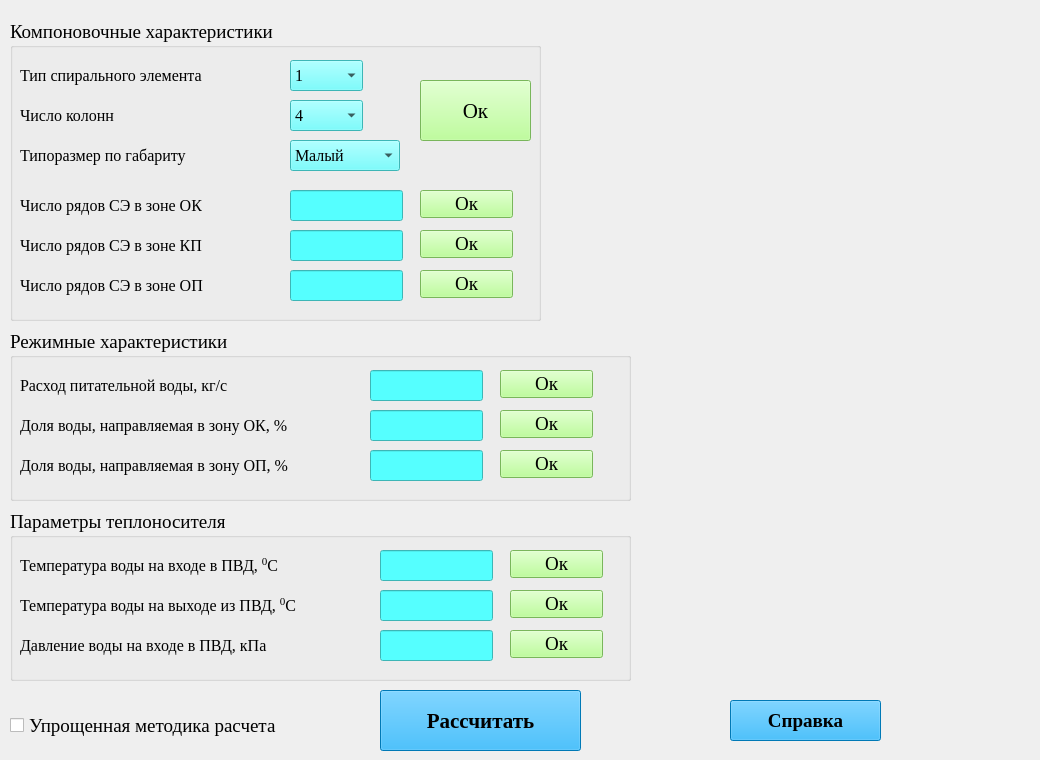
    <widget class="QWidget" name="tab">
     <attribute name="title">
      <string>Исходные данные</string>
     </attribute>
     <widget class="QGroupBox" name="groupBox">
      <property name="geometry">
       <rect>
        <x>10</x>
        <y>20</y>
        <width>531</width>
        <height>301</height>
       </rect>
      </property>
      <property name="font">
       <font>
        <family>Times New Roman</family>
        <pointsize>14</pointsize>
       </font>
      </property>
      <property name="title">
       <string>Компоновочные характеристики</string>
      </property>
      <widget class="QLabel" name="label">
       <property name="geometry">
        <rect>
         <x>10</x>
         <y>40</y>
         <width>261</width>
         <height>31</height>
        </rect>
       </property>
       <property name="font">
        <font>
         <family>Times New Roman</family>
         <pointsize>12</pointsize>
        </font>
       </property>
       <property name="text">
        <string>Тип спирального элемента</string>
       </property>
      </widget>
      <widget class="QLabel" name="label_2">
       <property name="geometry">
        <rect>
         <x>10</x>
         <y>80</y>
         <width>261</width>
         <height>31</height>
        </rect>
       </property>
       <property name="font">
        <font>
         <family>Times New Roman</family>
         <pointsize>12</pointsize>
        </font>
       </property>
       <property name="text">
        <string>Число колонн</string>
       </property>
      </widget>
      <widget class="QLabel" name="label_3">
       <property name="geometry">
        <rect>
         <x>10</x>
         <y>120</y>
         <width>261</width>
         <height>31</height>
        </rect>
       </property>
       <property name="font">
        <font>
         <family>Times New Roman</family>
         <pointsize>12</pointsize>
        </font>
       </property>
       <property name="text">
        <string>Типоразмер по габариту</string>
       </property>
      </widget>
      <widget class="QComboBox" name="comboBox">
       <property name="geometry">
        <rect>
         <x>280</x>
         <y>40</y>
         <width>73</width>
         <height>31</height>
        </rect>
       </property>
       <property name="font">
        <font>
         <family>Times New Roman</family>
         <pointsize>12</pointsize>
        </font>
       </property>
       <property name="styleSheet">
        <string notr="true">background-color: rgb(85, 255, 255);
alternate-background-color: rgb(232, 232, 232);</string>
       </property>
       <item>
        <property name="text">
         <string>1</string>
        </property>
       </item>
       <item>
        <property name="text">
         <string>2</string>
        </property>
       </item>
       <item>
        <property name="text">
         <string>3</string>
        </property>
       </item>
       <item>
        <property name="text">
         <string>4</string>
        </property>
       </item>
       <item>
        <property name="text">
         <string>5</string>
        </property>
       </item>
      </widget>
      <widget class="QComboBox" name="comboBox_2">
       <property name="geometry">
        <rect>
         <x>280</x>
         <y>80</y>
         <width>73</width>
         <height>31</height>
        </rect>
       </property>
       <property name="font">
        <font>
         <family>Times New Roman</family>
         <pointsize>12</pointsize>
        </font>
       </property>
       <property name="styleSheet">
        <string notr="true">background-color: rgb(85, 255, 255);
alternate-background-color: rgb(232, 232, 232);</string>
       </property>
       <item>
        <property name="text">
         <string>4</string>
        </property>
       </item>
       <item>
        <property name="text">
         <string>6</string>
        </property>
       </item>
      </widget>
      <widget class="QComboBox" name="comboBox_3">
       <property name="geometry">
        <rect>
         <x>280</x>
         <y>120</y>
         <width>110</width>
         <height>31</height>
        </rect>
       </property>
       <property name="font">
        <font>
         <family>Times New Roman</family>
         <pointsize>12</pointsize>
        </font>
       </property>
       <property name="styleSheet">
        <string notr="true">background-color: rgb(85, 255, 255);
alternate-background-color: rgb(232, 232, 232);</string>
       </property>
       <item>
        <property name="text">
         <string>Малый</string>
        </property>
       </item>
       <item>
        <property name="text">
         <string>Средний</string>
        </property>
       </item>
       <item>
        <property name="text">
         <string>Крупный</string>
        </property>
       </item>
      </widget>
      <widget class="QLabel" name="label_4">
       <property name="geometry">
        <rect>
         <x>10</x>
         <y>170</y>
         <width>261</width>
         <height>31</height>
        </rect>
       </property>
       <property name="font">
        <font>
         <family>Times New Roman</family>
         <pointsize>12</pointsize>
        </font>
       </property>
       <property name="text">
        <string>Число рядов СЭ в зоне ОК</string>
       </property>
      </widget>
      <widget class="QLabel" name="label_5">
       <property name="geometry">
        <rect>
         <x>10</x>
         <y>210</y>
         <width>261</width>
         <height>31</height>
        </rect>
       </property>
       <property name="font">
        <font>
         <family>Times New Roman</family>
         <pointsize>12</pointsize>
        </font>
       </property>
       <property name="text">
        <string>Число рядов СЭ в зоне КП</string>
       </property>
      </widget>
      <widget class="QLabel" name="label_6">
       <property name="geometry">
        <rect>
         <x>10</x>
         <y>250</y>
         <width>261</width>
         <height>31</height>
        </rect>
       </property>
       <property name="font">
        <font>
         <family>Times New Roman</family>
         <pointsize>12</pointsize>
        </font>
       </property>
       <property name="text">
        <string>Число рядов СЭ в зоне ОП</string>
       </property>
      </widget>
      <widget class="QLineEdit" name="lineEdit_18">
       <property name="geometry">
        <rect>
         <x>280</x>
         <y>250</y>
         <width>113</width>
         <height>31</height>
        </rect>
       </property>
       <property name="font">
        <font>
         <family>Times New Roman</family>
         <pointsize>12</pointsize>
        </font>
       </property>
       <property name="styleSheet">
        <string notr="true">background-color: rgb(85, 255, 255);
alternate-background-color: rgb(232, 232, 232);</string>
       </property>
      </widget>
      <widget class="QLineEdit" name="lineEdit_19">
       <property name="geometry">
        <rect>
         <x>280</x>
         <y>210</y>
         <width>113</width>
         <height>31</height>
        </rect>
       </property>
       <property name="font">
        <font>
         <family>Times New Roman</family>
         <pointsize>12</pointsize>
        </font>
       </property>
       <property name="styleSheet">
        <string notr="true">background-color: rgb(85, 255, 255);
alternate-background-color: rgb(232, 232, 232);</string>
       </property>
      </widget>
      <widget class="QLineEdit" name="lineEdit_20">
       <property name="geometry">
        <rect>
         <x>280</x>
         <y>170</y>
         <width>113</width>
         <height>31</height>
        </rect>
       </property>
       <property name="font">
        <font>
         <family>Times New Roman</family>
         <pointsize>12</pointsize>
        </font>
       </property>
       <property name="styleSheet">
        <string notr="true">background-color: rgb(85, 255, 255);
alternate-background-color: rgb(232, 232, 232);</string>
       </property>
      </widget>
      <widget class="QPushButton" name="pushButton_12">
       <property name="geometry">
        <rect>
         <x>410</x>
         <y>60</y>
         <width>111</width>
         <height>61</height>
        </rect>
       </property>
       <property name="font">
        <font>
         <family>Times New Roman</family>
         <pointsize>16</pointsize>
        </font>
       </property>
       <property name="styleSheet">
        <string notr="true">background-color: rgb(170, 255, 127);</string>
       </property>
       <property name="text">
        <string>Ок</string>
       </property>
      </widget>
      <widget class="QPushButton" name="pushButton_14">
       <property name="geometry">
        <rect>
         <x>410</x>
         <y>170</y>
         <width>93</width>
         <height>28</height>
        </rect>
       </property>
       <property name="font">
        <font>
         <family>Times New Roman</family>
         <pointsize>14</pointsize>
        </font>
       </property>
       <property name="styleSheet">
        <string notr="true">background-color: rgb(170, 255, 127);</string>
       </property>
       <property name="text">
        <string>Ок</string>
       </property>
      </widget>
      <widget class="QPushButton" name="pushButton_15">
       <property name="geometry">
        <rect>
         <x>410</x>
         <y>210</y>
         <width>93</width>
         <height>28</height>
        </rect>
       </property>
       <property name="font">
        <font>
         <family>Times New Roman</family>
         <pointsize>14</pointsize>
        </font>
       </property>
       <property name="styleSheet">
        <string notr="true">background-color: rgb(170, 255, 127);</string>
       </property>
       <property name="text">
        <string>Ок</string>
       </property>
      </widget>
      <widget class="QPushButton" name="pushButton_16">
       <property name="geometry">
        <rect>
         <x>410</x>
         <y>250</y>
         <width>93</width>
         <height>28</height>
        </rect>
       </property>
       <property name="font">
        <font>
         <family>Times New Roman</family>
         <pointsize>14</pointsize>
        </font>
       </property>
       <property name="styleSheet">
        <string notr="true">background-color: rgb(170, 255, 127);</string>
       </property>
       <property name="text">
        <string>Ок</string>
       </property>
      </widget>
     </widget>
     <widget class="QGroupBox" name="groupBox_2">
      <property name="geometry">
       <rect>
        <x>10</x>
        <y>330</y>
        <width>621</width>
        <height>171</height>
       </rect>
      </property>
      <property name="font">
       <font>
        <family>Times New Roman</family>
        <pointsize>14</pointsize>
       </font>
      </property>
      <property name="title">
       <string>Режимные характеристики</string>
      </property>
      <widget class="QLabel" name="label_10">
       <property name="geometry">
        <rect>
         <x>10</x>
         <y>40</y>
         <width>261</width>
         <height>31</height>
        </rect>
       </property>
       <property name="font">
        <font>
         <family>Times New Roman</family>
         <pointsize>12</pointsize>
        </font>
       </property>
       <property name="text">
        <string>Расход питательной воды, кг/с</string>
       </property>
      </widget>
      <widget class="QLabel" name="label_11">
       <property name="geometry">
        <rect>
         <x>10</x>
         <y>80</y>
         <width>351</width>
         <height>31</height>
        </rect>
       </property>
       <property name="font">
        <font>
         <family>Times New Roman</family>
         <pointsize>12</pointsize>
        </font>
       </property>
       <property name="text">
        <string>Доля воды, направляемая в зону ОК, %</string>
       </property>
      </widget>
      <widget class="QLabel" name="label_12">
       <property name="geometry">
        <rect>
         <x>10</x>
         <y>120</y>
         <width>341</width>
         <height>31</height>
        </rect>
       </property>
       <property name="font">
        <font>
         <family>Times New Roman</family>
         <pointsize>12</pointsize>
        </font>
       </property>
       <property name="text">
        <string>Доля воды, направляемая в зону ОП, %</string>
       </property>
      </widget>
      <widget class="QPushButton" name="pushButton_17">
       <property name="geometry">
        <rect>
         <x>490</x>
         <y>40</y>
         <width>93</width>
         <height>28</height>
        </rect>
       </property>
       <property name="font">
        <font>
         <family>Times New Roman</family>
         <pointsize>14</pointsize>
        </font>
       </property>
       <property name="styleSheet">
        <string notr="true">background-color: rgb(170, 255, 127);</string>
       </property>
       <property name="text">
        <string>Ок</string>
       </property>
      </widget>
      <widget class="QPushButton" name="pushButton_18">
       <property name="geometry">
        <rect>
         <x>490</x>
         <y>80</y>
         <width>93</width>
         <height>28</height>
        </rect>
       </property>
       <property name="font">
        <font>
         <family>Times New Roman</family>
         <pointsize>14</pointsize>
        </font>
       </property>
       <property name="styleSheet">
        <string notr="true">background-color: rgb(170, 255, 127);</string>
       </property>
       <property name="text">
        <string>Ок</string>
       </property>
      </widget>
      <widget class="QPushButton" name="pushButton_19">
       <property name="geometry">
        <rect>
         <x>490</x>
         <y>120</y>
         <width>93</width>
         <height>28</height>
        </rect>
       </property>
       <property name="font">
        <font>
         <family>Times New Roman</family>
         <pointsize>14</pointsize>
        </font>
       </property>
       <property name="styleSheet">
        <string notr="true">background-color: rgb(170, 255, 127);</string>
       </property>
       <property name="text">
        <string>Ок</string>
       </property>
      </widget>
      <widget class="QLineEdit" name="lineEdit_15">
       <property name="geometry">
        <rect>
         <x>360</x>
         <y>120</y>
         <width>113</width>
         <height>31</height>
        </rect>
       </property>
       <property name="font">
        <font>
         <family>Times New Roman</family>
         <pointsize>12</pointsize>
        </font>
       </property>
       <property name="styleSheet">
        <string notr="true">background-color: rgb(85, 255, 255);
alternate-background-color: rgb(232, 232, 232);</string>
       </property>
      </widget>
      <widget class="QLineEdit" name="lineEdit_16">
       <property name="geometry">
        <rect>
         <x>360</x>
         <y>80</y>
         <width>113</width>
         <height>31</height>
        </rect>
       </property>
       <property name="font">
        <font>
         <family>Times New Roman</family>
         <pointsize>12</pointsize>
        </font>
       </property>
       <property name="styleSheet">
        <string notr="true">background-color: rgb(85, 255, 255);
alternate-background-color: rgb(232, 232, 232);</string>
       </property>
      </widget>
      <widget class="QLineEdit" name="lineEdit_17">
       <property name="geometry">
        <rect>
         <x>360</x>
         <y>40</y>
         <width>113</width>
         <height>31</height>
        </rect>
       </property>
       <property name="font">
        <font>
         <family>Times New Roman</family>
         <pointsize>12</pointsize>
        </font>
       </property>
       <property name="styleSheet">
        <string notr="true">background-color: rgb(85, 255, 255);
alternate-background-color: rgb(232, 232, 232);</string>
       </property>
      </widget>
     </widget>
     <widget class="QGroupBox" name="groupBox_3">
      <property name="geometry">
       <rect>
        <x>10</x>
        <y>510</y>
        <width>621</width>
        <height>171</height>
       </rect>
      </property>
      <property name="font">
       <font>
        <family>Times New Roman</family>
        <pointsize>14</pointsize>
       </font>
      </property>
      <property name="title">
       <string>Параметры теплоносителя</string>
      </property>
      <widget class="QLabel" name="label_16">
       <property name="geometry">
        <rect>
         <x>10</x>
         <y>40</y>
         <width>341</width>
         <height>31</height>
        </rect>
       </property>
       <property name="font">
        <font>
         <family>Times New Roman</family>
         <pointsize>12</pointsize>
         <underline>false</underline>
        </font>
       </property>
       <property name="whatsThis">
        <string>&lt;html&gt;&lt;head/&gt;&lt;body&gt;&lt;p&gt;&lt;span style=&quot; vertical-align:super;&quot;&gt;0&lt;/span&gt;&lt;/p&gt;&lt;/body&gt;&lt;/html&gt;</string>
       </property>
       <property name="text">
        <string>&lt;html&gt;&lt;head/&gt;&lt;body&gt;&lt;p&gt;Температура воды на входе в ПВД, &lt;span style=&quot; vertical-align:super;&quot;&gt;0&lt;/span&gt;С&lt;/p&gt;&lt;/body&gt;&lt;/html&gt;</string>
       </property>
      </widget>
      <widget class="QLabel" name="label_17">
       <property name="geometry">
        <rect>
         <x>10</x>
         <y>80</y>
         <width>351</width>
         <height>31</height>
        </rect>
       </property>
       <property name="font">
        <font>
         <family>Times New Roman</family>
         <pointsize>12</pointsize>
        </font>
       </property>
       <property name="text">
        <string>&lt;html&gt;&lt;head/&gt;&lt;body&gt;&lt;p&gt;Температура воды на выходе из ПВД, &lt;span style=&quot; vertical-align:super;&quot;&gt;0&lt;/span&gt;С&lt;/p&gt;&lt;/body&gt;&lt;/html&gt;</string>
       </property>
      </widget>
      <widget class="QLabel" name="label_18">
       <property name="geometry">
        <rect>
         <x>10</x>
         <y>120</y>
         <width>341</width>
         <height>31</height>
        </rect>
       </property>
       <property name="font">
        <font>
         <family>Times New Roman</family>
         <pointsize>12</pointsize>
        </font>
       </property>
       <property name="text">
        <string>Давление воды на входе в ПВД, кПа</string>
       </property>
      </widget>
      <widget class="QLineEdit" name="lineEdit_12">
       <property name="geometry">
        <rect>
         <x>370</x>
         <y>120</y>
         <width>113</width>
         <height>31</height>
        </rect>
       </property>
       <property name="font">
        <font>
         <family>Times New Roman</family>
         <pointsize>12</pointsize>
        </font>
       </property>
       <property name="styleSheet">
        <string notr="true">background-color: rgb(85, 255, 255);
alternate-background-color: rgb(232, 232, 232);</string>
       </property>
      </widget>
      <widget class="QPushButton" name="pushButton_20">
       <property name="geometry">
        <rect>
         <x>500</x>
         <y>40</y>
         <width>93</width>
         <height>28</height>
        </rect>
       </property>
       <property name="font">
        <font>
         <family>Times New Roman</family>
         <pointsize>14</pointsize>
        </font>
       </property>
       <property name="styleSheet">
        <string notr="true">background-color: rgb(170, 255, 127);</string>
       </property>
       <property name="text">
        <string>Ок</string>
       </property>
      </widget>
      <widget class="QPushButton" name="pushButton_21">
       <property name="geometry">
        <rect>
         <x>500</x>
         <y>80</y>
         <width>93</width>
         <height>28</height>
        </rect>
       </property>
       <property name="font">
        <font>
         <family>Times New Roman</family>
         <pointsize>14</pointsize>
        </font>
       </property>
       <property name="styleSheet">
        <string notr="true">background-color: rgb(170, 255, 127);</string>
       </property>
       <property name="text">
        <string>Ок</string>
       </property>
      </widget>
      <widget class="QPushButton" name="pushButton_22">
       <property name="geometry">
        <rect>
         <x>500</x>
         <y>120</y>
         <width>93</width>
         <height>28</height>
        </rect>
       </property>
       <property name="font">
        <font>
         <family>Times New Roman</family>
         <pointsize>14</pointsize>
        </font>
       </property>
       <property name="styleSheet">
        <string notr="true">background-color: rgb(170, 255, 127);</string>
       </property>
       <property name="text">
        <string>Ок</string>
       </property>
      </widget>
      <widget class="QLineEdit" name="lineEdit_13">
       <property name="geometry">
        <rect>
         <x>370</x>
         <y>80</y>
         <width>113</width>
         <height>31</height>
        </rect>
       </property>
       <property name="font">
        <font>
         <family>Times New Roman</family>
         <pointsize>12</pointsize>
        </font>
       </property>
       <property name="styleSheet">
        <string notr="true">background-color: rgb(85, 255, 255);
alternate-background-color: rgb(232, 232, 232);</string>
       </property>
      </widget>
      <widget class="QLineEdit" name="lineEdit_14">
       <property name="geometry">
        <rect>
         <x>370</x>
         <y>40</y>
         <width>113</width>
         <height>31</height>
        </rect>
       </property>
       <property name="font">
        <font>
         <family>Times New Roman</family>
         <pointsize>12</pointsize>
        </font>
       </property>
       <property name="styleSheet">
        <string notr="true">background-color: rgb(85, 255, 255);
alternate-background-color: rgb(232, 232, 232);</string>
       </property>
      </widget>
     </widget>
     <widget class="QCheckBox" name="checkBox">
      <property name="geometry">
       <rect>
        <x>10</x>
        <y>710</y>
        <width>331</width>
        <height>31</height>
       </rect>
      </property>
      <property name="font">
       <font>
        <family>Times New Roman</family>
        <pointsize>14</pointsize>
       </font>
      </property>
      <property name="styleSheet">
       <string notr="true">alternate-background-color: rgb(232, 232, 232);</string>
      </property>
      <property name="text">
       <string>Упрощенная методика расчета</string>
      </property>
     </widget>
     <widget class="QPushButton" name="pushButton_10">
      <property name="geometry">
       <rect>
        <x>380</x>
        <y>690</y>
        <width>201</width>
        <height>61</height>
       </rect>
      </property>
      <property name="font">
       <font>
        <family>Times New Roman</family>
        <pointsize>16</pointsize>
        <weight>75</weight>
        <bold>true</bold>
       </font>
      </property>
      <property name="styleSheet">
       <string notr="true">background-color: rgb(0, 170, 255);</string>
      </property>
      <property name="text">
       <string>Рассчитать</string>
      </property>
     </widget>
     <widget class="QLabel" name="label_13">
      <property name="geometry">
       <rect>
        <x>640</x>
        <y>0</y>
        <width>391</width>
        <height>651</height>
       </rect>
      </property>
      <property name="text">
       <string/>
      </property>
      <property name="pixmap">
       <pixmap>../../../../HydroProga/Materials/ПВД.png</pixmap>
      </property>
     </widget>
     <widget class="QPushButton" name="pushButton_23">
      <property name="geometry">
       <rect>
        <x>730</x>
        <y>700</y>
        <width>151</width>
        <height>41</height>
       </rect>
      </property>
      <property name="font">
       <font>
        <family>Times New Roman</family>
        <pointsize>14</pointsize>
        <weight>75</weight>
        <bold>true</bold>
       </font>
      </property>
      <property name="styleSheet">
       <string notr="true">background-color: rgb(0, 170, 255);</string>
      </property>
      <property name="text">
       <string>Справка</string>
      </property>
     </widget>
    </widget>
